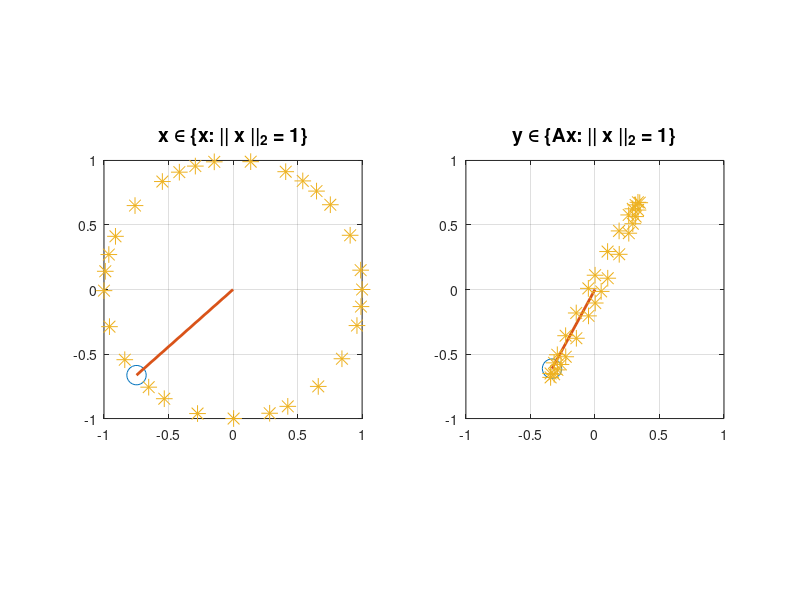

MATLAB code for this plot:
function ballvsAball(A,p,k)
  
  if nargin<1
      A=rand(2);
  end
  
  if nargin<2
    p=2;
  end
  
  if nargin<3
    k=30;
  end

   % Display Matrix Properties
  disp('Matrix A:');
  disp(A);

  detA = det(A);
  disp('Determinant of A:');
  disp(detA);

  eigenvalues = eig(A);
  disp('Eigenvalues of A:');
  disp(eigenvalues);

  conditionNumber = cond(A);
  disp('Condition number of A:');
  disp(conditionNumber);

  figure

  nA=max([1,norm(A,1),norm(A,2),norm(A,inf)]);
  ax=[-nA,nA,-nA,nA];
  
  for j=1:k
    subplot(1,2,1)
    loc_ball(p,j)
    axis(ax)
    
    subplot(1,2,2)
    loc_Aball(A,p,j)
    axis(ax)

    %pause(max(1,6-j/2))
    pause(0.5)
  end
  
  
  
  
  
  
  
function loc_ball(p,j)
  x1=cos(0:j-1);
  x2=sin(0:j-1);

  x=zeros(2,j);
  for i=1:j
    x(:,i)=[x1(i);x2(i)]/norm([x1(i);x2(i)],p);
  end
  
  plot(x(1,end),x(2,end),'o','MarkerSize',14)  
  hold on
  plot([0,x(1,end)],[0,x(2,end)],'LineWidth',2)  
  if j>1
    plot(x(1,1:end-1),x(2,1:end-1),'*','MarkerSize',12)
  end
  grid on
  axis square
  title(['x \in \{x: || x ',sprintf('||_{%d}',p),' = 1\}'],'FontSize',14)
  %title('x \in \{x: || x || = 1\}','FontSize',14)
  hold off

function loc_Aball(A,p,j)
  x1=cos(0:j-1);
  x2=sin(0:j-1);

  x=zeros(2,j);
  for i=1:j
    x(:,i)=[x1(i);x2(i)]/norm([x1(i);x2(i)],p);
  end
  
  b=A*x;
  plot(b(1,end),b(2,end),'o','MarkerSize',14)  
  hold on
  plot([0,b(1,end)],[0,b(2,end)],'LineWidth',2)  
  if j>1
    plot(b(1,1:end-1),b(2,1:end-1),'*','MarkerSize',12)
  end
  grid on
  axis square
  title(['y \in \{Ax: || x ',sprintf('||_{%d}',p),' = 1\}'],'FontSize',14)
  %title('y \in \{Ax: || x || = 1\}','FontSize',14)
  hold off
  
